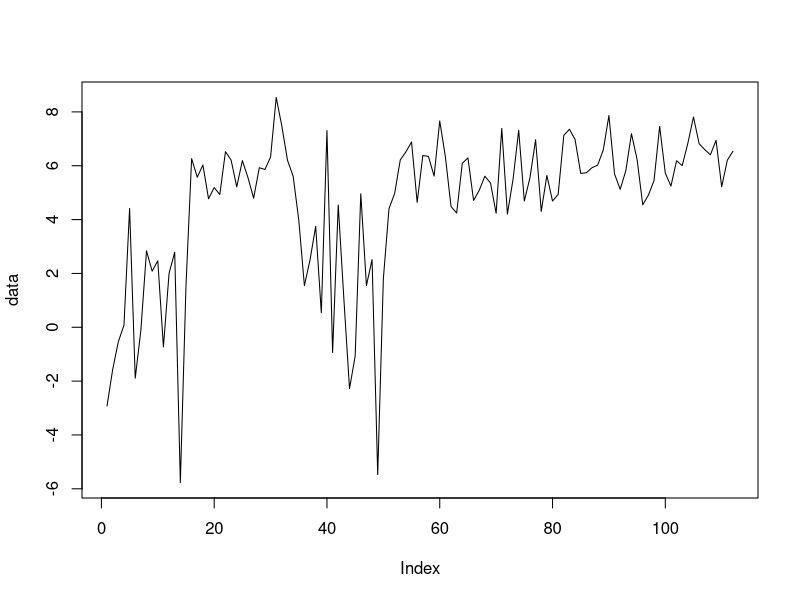
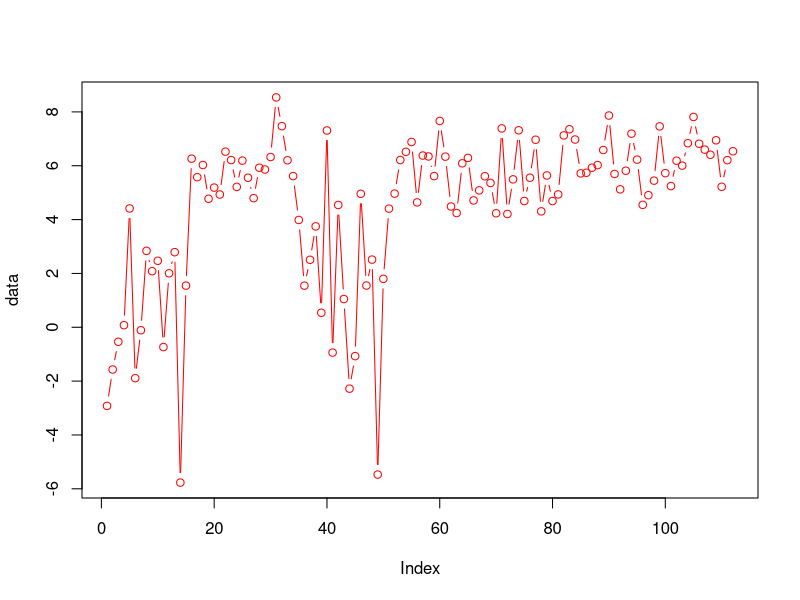

Reproduce these figures in R, in order.
#The main aim is to obtimise the allocation of the states and the transition between them
#So we use an EM approach. Essentially estimate the transition probability and emission probability
#Should the current parameters be the most optimum and then use those probabilities to find
#The most likely parameters of the model

#OK we are going to initialise so that we have what we need for the first E-Step
#We are then going to calculate the E-Step and use it recalculate the parameters and so on
#Until convergence.

#The E-Step
#Forward Step, is the probability of obtaining a certain sequence from model H
#Calculate the probability of seeing the sequence y1..t and being in state i at the final observation yt 
#is only dependent on the previous probability of being in state i-1 at t-1, 
#The probability of seeing the first observation y1 of the sequecne and be in state i 
#will then be P(y1 & being in state 1) = P(S1)*P(y1)
#But we have multiple possibilities for the first state, either state 1, 2, .. N possible states that we could start from
#The second observation then I could have come from any state and then ended in state j
#So I need to sum for all the possible states I could have come from ending in state 2
#Hence, the probability of being in state 2 is P(S2)*P(y2|S2). The probability of State 2 is then
#The sum over all the previous state probabilities * the probability of transition to this state
#In general then, we could write this as follows 
#P(y,j,s) = Current state probability * sum(Previous State probabilities*transition)
#This will have to be done recursively for every sequence of observation and you will then end up
#with a probability of ending in every state for a sequence of observation. If we add them up, this will give us the probability
#of the observation given our model
#This gave us the probability of certain state given the starting model parameters


#Backward Step, this is the probability of looking at the model backwards rather forward.
#We start from the end state and then go backward asking what is the probability of observation given the state
#The probability of being in previous state j at time t is a function of being in state i at t+1
#P(End State T) = 1, just start with one
#P(Observing j of the observation in the Current State) = P(Current State)*P(J Observation|Current state i)*P(Transition from Current State to Previous state)
#Since you could have gone to multiple states, then you need to sum over all the states that you could have gone to
#P(O,length-1,Ending State) = sum(P(Observation at length-1|current state)*P(current->next)*P(Next)) for all the next states
#You can do this iteratively.
#At the End you will get probability for every starting state
#This will then give us the probability of Observation up to a certain length given that I am in a certain time and certain state

#Ok, now the first aim is to find the probability of being in a certain state given the observation and model parameters
#P(S|O,M) = P(O,S,M)/P(O,M), since P(O,S,M) = P(S|O,M)P(O|M)P(M)
#P(O,S,M) = P(O,S|M)P(M)
#So P(S|O,M) = P(O,S|M)/P(O|M)
#Ok, the P(O,S|M) = #forward P(O|S,M) #backward P(S|M), the forward probability gives is the P(S|M), the backward gives the probability of observation given states
#Now, the denominator is P(O|M), which is simply the marginal over all the states of P(O,S|M)
#So the probability of ending up in state i is then forward*backward of state i/sum over all states

#The second aim is to find the probability of a sequence of states as this will help in the final transition matrix estimation
#The probability of being in state i and then going to state j globally
#P(Si,Si+1|O,M) similar to the above = P(Si,Si+1,O|M)/P(O|M)
#Numerator, forward probability P(Si|M)*P(Si+1|M)*transition probability from Si to Si+1
#Deonominator is simply summing over all possible si and si+1, which is actually Backward probability

#Ok from the first aim, for every state, summing over all obervations Sum(P(S|O,M)) for all lengths of observations, 
#will give us the probability of being in state S|M, which is what we started with as our assumption
#Similarly summing over all the length of observations, will give us the transition matrix, again one of our initial assumptions
#Remaining, is the probability of our observation given a certain state

#To covert them to probabilities, You essentially, want to sum P(S|O,M) for the first observation across all the sequences, for the first state,
#Then the second state and so on. The final probability will be just the normalised quantity

#The transition from Si to Si+1 will be the transition function above for all the observations irrespective of the position of the observation
#The ratio between the transitions from Si to Si+1 relative to all transitions away from Si

#The probability of the output for a gaussian mixture is as follows will be the sum over all components with the associated parameters for this component
#Updating this probability will be similar to the normal EM approach.
#Ok, let us remember, we have calculated the weights of every component, as the normalised likelihood for this observation
#In this case, we also have the states, so we split things further. 
#First, the probability that the lth component in state i have generated a particular observation t is defined as:
#Probability of state i * probability of observation given mixture l * weight of mixture l / sum over all components at state i
#We have the initial weights to calculate this.
#We can now get the updates as weight as before, but instead of summing for one observation, we get it for two states
#So on


#OK let us start with some minor observations of a gaussian distribution with different means
a = rnorm(100,2,3)
b = rnorm(100,6,1)
data = c(a[1:15],b[1:20],a[15:30],b[40:100])
plot(data, type="l")
#we can see that we have mixture of two distributions
#Let us initialise our Mixture EM data for every state
s1m = 1
s2m = 1
s1s = 1
s2s = 2

#Let us now initialise the state probability i.e. P(Si)
S1 = 0.5
S2 = 0.5
#Transition probability self, then the other
TS1 = c(0.5, 0.5)
TS2 = c(0.5, 0.5)
weightsA = runif(1)
weightsB = 1-weightsA
#Emission probability is calculated as in the EM approach, this makes sense that we have a probability for every observation, since they are not the same observation
#Except that we don't have a mixture in the states, essentially we want every state to map to one component of the mixture
bs1 = dnorm(data,mean = s1m,s1s)*weightsA
bs2 = dnorm(data,mean = s2m,s2s)*weightsB
for(x in 1:3)
{
#OK, now we are set to do the first HMM iteration
#Forward probability
#As mentioned above of the observation that we have, we will calculate the forward probability 
alpha = matrix(ncol=2,nrow=length(data))
#Forward for state 1 and first of the observation
alpha[1,1] = S1 * bs1[1] #Probability of State1 * Probability of observing the first number
#Forward for state 2 and first of the observation
alpha[1,2] = S2 * bs2[1] #Probability of State1 * Probability of observing the first number

#Second is just conditional on the previous one (could be either s1 or s2) and ENDING in state 1
alpha[2,1] = alpha[1,1] * TS1[1] *  bs1[2] + # ending in s1, P(S1) * Self transition * P(O2|S1)
            alpha[1,2] * TS2[2] *  bs1[2] #ending in s1, P(S2) * T[S2->S1] * P(O2|S1)

alpha[2,2] = alpha[1,2] * TS2[1] *  bs2[2] + # ending in s2, P(S2) * Self transition * P(O2|S2)
             alpha[1,1] * TS1[2] *  bs2[2] #ending in s2, P(S1) * T[S2->S1] * P(O2|S1)

for(i in 2:length(data))
{
  #Ok, let us see the pattern
  #Probability of Observation given state 1 * sum of ((probability of previous state1 * self probability)+
  #(Probability of previous state2 * transition from S2 to S1))
  alpha[i,1] = bs1[i] * (alpha[i-1,1] * TS1[1] + alpha[i-1,2] * TS2[2])
  #Similarly
  alpha[i,2] = bs2[i] * (alpha[i-1,2] * TS2[1] + alpha[i-1,1] * TS1[2])
}

#Probability of the whole observation across the two states
po = alpha[length(data),1]+alpha[length(data),2]

#OK now the backward probability

beta = matrix(ncol=2,nrow=length(data))
beta[length(data),1] = 1
beta[length(data),2] = 1
#Stand at the previous step and then look ahead
#Probility at length(data)-1 at state 1 = T[S1->S1] * P(O|S1) * B(length(data),S1) + T[S1->S2] * P(O|S2) * B(length(data),S2)
beta[length(data)-1,1] = TS1[1] * bs1[length(data)-1] * beta[length(data),1] + TS1[2] * bs2[length(data)-1] * beta[length(data),2]
beta[length(data)-1,2] = TS2[1] * bs2[length(data)-1] * beta[length(data),2] + TS2[2] * bs1[length(data)-1] * beta[length(data),1]

#pattern
for(j in (length(data)-1):1)
{
  beta[j,1] = TS1[1] * bs1[j+1] * beta[j+1,1] + TS1[2] * bs2[j+1] * beta[j+1,2]
  beta[j,2] = TS2[1] * bs2[j+1] * beta[j+1,2] + TS2[2] * bs1[j+1] * beta[j+1,1]
}

#Gamma, which is the probability of the state given the observation
gamma = matrix(ncol=2, nrow=length(data))
gamma[,1] = alpha[,1]*beta[,1]
gamma[,2] = alpha[,2]*beta[,2]
gamma = t(apply(gamma,1,function(x){x/sum(x)}))

#Eta, which is the transition probability from state i to j at data length t
eta1 = matrix(ncol=2,nrow=(length(data)-1)) #for every data observation
eta2 = matrix(ncol=2,nrow=(length(data)-1)) #for every data observation
#going from 1 to 1 across the first observation
eta1[1,1] = (gamma[1,1] * TS1[1] * bs1[2] * beta[2,1])/beta[1,1]
#going from 1 to 2 across the first observation
eta1[1,2] = (gamma[1,1] * TS1[2] * bs2[2] * beta[2,2])/beta[1,1]
#going from 2 to 2 across the first observation
eta2[1,1] = (gamma[1,2] * TS2[1] * bs2[2] * beta[2,2])/beta[1,2]
#going from 1 to 2 across the first observation
eta2[1,2] = (gamma[1,2] * TS2[2] * bs1[2] * beta[2,1])/beta[1,2]

#Pattern

for(t in 1:(length(data)-1))
{
  #going from 1 to 1 across the first observation
  eta1[t,1] = (gamma[t,1] * TS1[1] * bs1[(t+1)] * beta[(t+1),1])/beta[t,1]
  #going from 1 to 2 across the first observation
  eta1[t,2] = (gamma[t,1] * TS1[2] * bs2[(t+1)] * beta[(t+1),2])/beta[t,1]
  #going from 2 to 2 across the first observation
  eta2[t,1] = (gamma[t,2] * TS2[1] * bs2[(t+1)] * beta[(t+1),2])/beta[t,2]
  #going from 1 to 2 across the first observation
  eta2[t,2] = (gamma[t,2] * TS2[2] * bs1[(t+1)] * beta[(t+1),1])/beta[t,2]
}

TS1[1] = sum(eta1[,1])/sum(gamma[1:(length(data)-1),1])
TS1[2] = sum(eta1[,2])/sum(gamma[1:(length(data)-1),1])
TS2[1] = sum(eta2[,1])/sum(gamma[1:(length(data)-1),2])
TS2[2] = sum(eta2[,2])/sum(gamma[1:(length(data)-1),2])

#if(gamma[1,1]==S1&&gamma[1,2]==S2) break;

weightsA = (1/length(data)) * sum(gamma[,1])
weightsB = (1/length(data)) * sum(gamma[,2])


S1 = gamma[1,1]
S2 = gamma[1,2]

#Update the distribution parameters, mean and standard deviation similarly
s1m = sum(gamma[,1]*data)/sum(gamma[,1])
s2m = sum(gamma[,2]*data)/sum(gamma[,2])

s1s = sqrt(sum(gamma[,1]*((data-s1m)*t(data-s1m)))/sum(gamma[,1]))
s2s = sqrt(sum(gamma[,2]*((data-s2m)*t(data-s2m)))/sum(gamma[,2]))

bs1 = dnorm(data,mean = s1m,s1s)*weightsA
bs2 = dnorm(data,mean = s2m,s2s)*weightsB

print(c(s1m,s2m))
print(c(s1s,s2s))
print(c(S1,S2))
print(c(TS1,TS2))
}

#Now we can get the state model for the data
StateModel = c("H","L")
print(StateModel[as.integer(apply(gamma,1,function(x){x[1]>x[2]}))+1])

colors = c("red","blue")
plot(data,type="b", col=colors[as.integer(apply(gamma,1,function(x){x[1]>x[2]}))+1])

